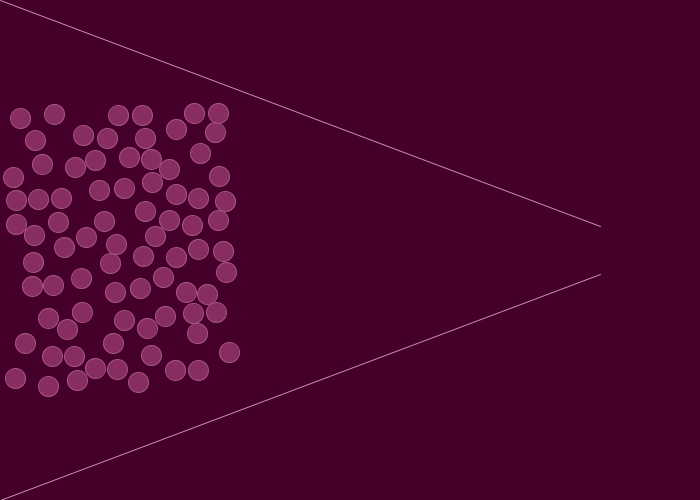
Frame 1 (no input)
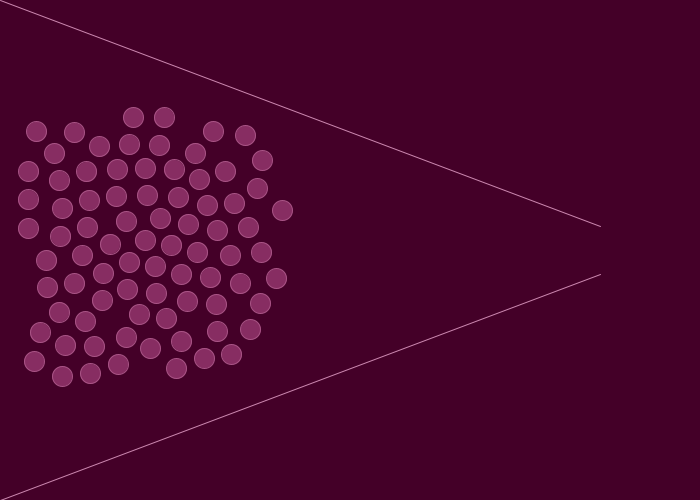
Frame 60 (the mouse pressed at the canvas centre just before this capture)
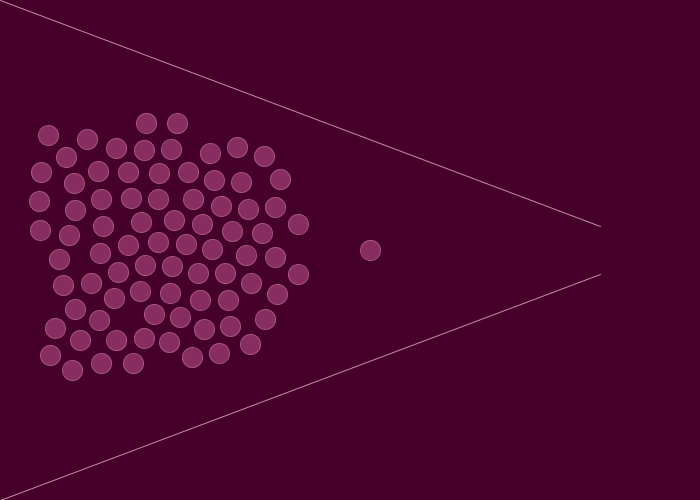
Frame 120 (the mouse held since frame 60 and released just before this capture)

The Processing sketch that drew these frames (run headless with seeded random() and noise(); from frame 60 on, the mouse is pressed at the canvas centre):

// Processing sketch: lab3
// ── lab3.pde
// Nombre: Nicolas Vasquez //<>//
// Fecha: 08/08/2021

// Constantes
final float R = 80;
final float A = 25.0;
final float B = 0.08;
final float k = 750;
final float kappa = 3000;
final float v_zero = 5.0;
final float tau = 0.5;
final float delta_t = 0.5;

final int MAX_PEOPLE = 80;
final float MAX_VELOCITY = 10.0;
final float MAX_FORCE = 0.9;

// Puntos de las paredes

final PVector L1_1 = new PVector(0, 0);
final PVector L1_2 = new PVector(600, 226);
final PVector L2_1 = new PVector(0, 500);
final PVector L2_2 = new PVector(600, 274);

final PVector EXIT_SUP = new PVector(600, 239);
final PVector EXIT_INF = new PVector(600, 261);

Flock flock;

void setup() {
  size(700, 500);
  frameRate(200);
  rectMode(CENTER);

  background(68, 0, 40);
  stroke(203, 135, 175);
  line(0, 0, 600, 226);
  line(0, 500, 600, 274);

  flock = new Flock();
  
  // Aleatorio
  for (int i = 0; i < MAX_PEOPLE; i++) {
    flock.addPerson(new Person(flock.people));
  }

  // Determinista
  //for (int i = 0; i < MAX_PEOPLE/10; i++) {
  //  for (int j = 0; j < 10; j++) {
  //    flock.addPerson(new Person(new PVector(50 + i*22, 150 + 22*j)));
  //  }
  //}
}

void draw() {
  background(68, 0, 40);
  stroke(203, 135, 175);
  line(0, 0, 600, 226);
  line(0, 500, 600, 274);

  flock.run();
}

void mousePressed() {
  flock.addPerson(new Person(new PVector(mouseX, mouseY)));
}

ArrayList<Person> copy(ArrayList<Person> people) {
  ArrayList<Person> aux = new ArrayList<Person>();

  for (Person pp : people) {
    aux.add(new Person(pp.p, pp.v));
  }

  return aux;
}

PVector normalize(PVector v1, PVector v2) {
  if (PVector.dist(v1, v2) == 0) return new PVector(0, 0);
  PVector aux = PVector.sub(v1, v2);
  return PVector.div(aux, aux.mag());
}

PVector p_normalize(PVector v1) {
  PVector aux = new PVector(-v1.y, v1.x);
  if (aux.mag() == 0 ) return new PVector(0, 0);
  return PVector.div(aux, aux.mag());
}

PVector point_perpendicular(PVector p1, PVector p2, PVector p3) {
  double dx = p2.x - p1.x;
  double dy = p2.y - p1.y;
  double mag = Math.sqrt(dx*dx + dy*dy);
  if (mag == 0) return new PVector(0, 0);
  // Vector unitario
  dx = dx/mag;
  dy = dy/mag;

  // Obtiene el punto
  double lamda = (dx * (p3.x - p1.x)) + (dy * (p3.y - p1.y));
  float x4 = (float) ((dx * lamda) + p1.x);
  float y4 = (float) ((dy * lamda) + p1.y);
  return new PVector(x4, y4);
}

class Flock {
  public ArrayList<Person> people;

  Flock() {
    people = new ArrayList<Person>();
  }

  void addPerson(Person  p) {
    people.add(p);
  }

  void run() {
    ArrayList<Person> now = copy(people);
    for (Person p : people) {
      p.run(now);
    }
  }
}

class Person {
  float r;
  PVector p, v;

  Person(ArrayList<Person> people) {
    r = 10;
    p = p_random(people);
    v = new PVector(0, 0);
  }

  Person(PVector position, PVector velocity) {
    r = 10;
    p = position.copy();
    v = velocity.copy();
  }

  Person(PVector position) {
    r = 10;
    p = position.copy();
    v = new PVector(0, 0);
  }

  void update(ArrayList<Person> people, PVector force) {
    v = PVector.add(v, PVector.mult(force, delta_t));
    v.limit(MAX_VELOCITY);
    p = PVector.add(p, PVector.mult(v, delta_t));
    
    if (p.x > 600) {
      p = p_random(people);
    }
  }

  PVector calc_force(ArrayList<Person> people) {
    PVector fs = f_same();
    PVector fp = f_person(people);
    PVector fw = f_wall();
    return PVector.add(fs, PVector.add(fp, fw));
  }

  PVector calc_e() {
    if (p.y > 236 && p.y < 284) {
      return new PVector(1, 0);
    }
    if (p.y <= 231) {
      return normalize(EXIT_SUP, p);
    }
    return normalize(EXIT_INF, p);
  }

  PVector f_same() {
    PVector total = PVector.mult(PVector.sub(PVector.mult(calc_e(), v_zero), v), 1/tau);
    total.limit(MAX_FORCE);
    return total;
  }

  PVector f_person(ArrayList<Person> people) {
    PVector acum_repulsion = new PVector(0, 0);
    PVector acum_corporal = new PVector(0, 0);
    PVector acum_friccion = new PVector(0, 0);
    for (Person other : people) {
      float d_ij = PVector.sub(p, other.p).mag();
      float r_ij = r + other.r;
      PVector n_ij = normalize(p, other.p);

      acum_repulsion.add(PVector.mult(n_ij, A*exp(-1*(d_ij - r_ij)) / B));

      if (d_ij <= r_ij) {
        acum_corporal.add(PVector.mult(n_ij, 2*k*(r_ij - d_ij)));
        acum_friccion.add(PVector.mult(p_normalize(n_ij), kappa*(r_ij - d_ij) * v_tangential(other)));
      }
    }
    
    acum_repulsion.limit(MAX_FORCE);
    acum_corporal.limit(MAX_FORCE);
    acum_friccion.limit(MAX_FORCE);

    return PVector.add(PVector.add(acum_repulsion, acum_corporal), acum_friccion);
  }

  PVector f_wall() {
    PVector f_wall1 = calc_wall(L1_1, L1_2);
    PVector f_wall2 = calc_wall(L2_1, L2_2);
    return PVector.add(f_wall1, f_wall2);
  }

  PVector calc_wall(PVector p1, PVector p2) {
    PVector pw = point_perpendicular(p1, p2, p);
    
    float d_iw = PVector.sub(p, pw).mag();
    PVector n_iw = normalize(p, pw);
    
    PVector f_repulsion = PVector.mult(n_iw, A*exp(-(d_iw - r)/B));
    PVector f_corporal = PVector.mult(n_iw, 2*k*(r - d_iw));
    PVector f_friccion = PVector.mult(p_normalize(n_iw), kappa*(r - d_iw) * v_tangential(pw));
    
    f_repulsion.limit(MAX_FORCE);
    f_corporal.limit(MAX_FORCE);
    f_friccion.limit(MAX_FORCE);

    return PVector.add(f_repulsion, PVector.add(f_corporal, f_friccion));
  }

  float v_tangential(Person other) {
    PVector aux = PVector.sub(other.v, v);
    return aux.dot(p_normalize(normalize(p, other.p)));
  }

  float v_tangential(PVector wall) {
    return v.dot(p_normalize(normalize(p, wall)));
  }

  PVector p_random(ArrayList<Person> people) {
    boolean flag = true;
    PVector position = new PVector();
    while (flag) {
      flag = false;
      position.set(random(10, 230), random(110, 390));

      for (Person other : people) {
        if (PVector.dist(position, other.p) <= 20) flag = true;
      }
    }
    return position;
  }

  void run(ArrayList<Person> people) {
    render();
    PVector total_force = calc_force(people);
    update(people, total_force);
  };

  void render() {
    fill(135, 45, 98);
    stroke(169, 84, 134);
    pushMatrix();
    circle(p.x, p.y, r*2);
    popMatrix();
  }
}
